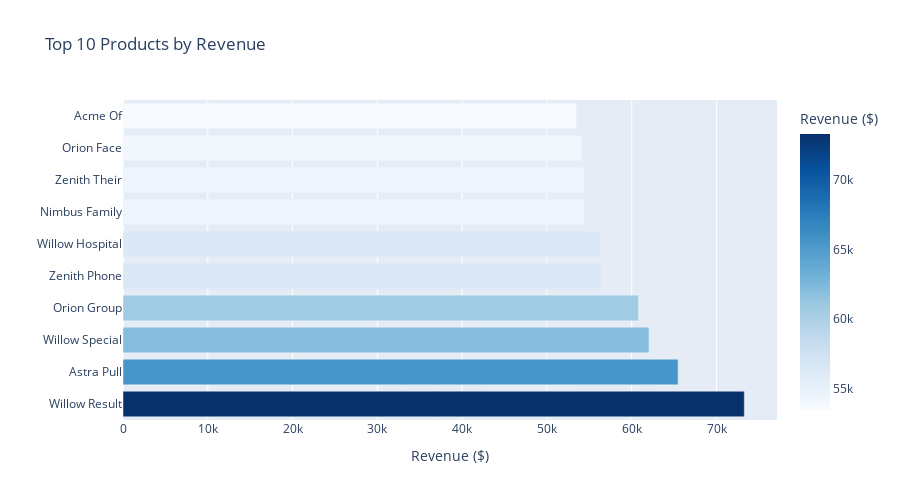

Notebook code for this chart:
### Code cell
# Visualize top 10 products
if not top10.empty and "product_name" in top10.columns and "revenue" in top10.columns:
    fig = px.bar(
        top10,
        x="revenue",
        y="product_name",
        orientation="h",
        title="Top 10 Products by Revenue",
        labels={"revenue": "Revenue ($)", "product_name": "Product"},
        color="revenue",
        color_continuous_scale="Blues"
    )
    fig.update_layout(height=500, showlegend=False)
    fig.update_xaxes(title="Revenue ($)")
    fig.update_yaxes(title="")
    fig.show()
else:
    print("No data available for Top 10 Products visualization.")

### Figure 1 — Plotly figure (JSON) as saved in the notebook; plotly's stock layout.template omitted (floating-point values rounded to 4 significant figures)
{"data": [{"hovertemplate": "Revenue ($)=%{marker.color}<br>Product=%{y}<extra></extra>", "legendgroup": "", "marker": {"color": [73280.0, 65470.0, 62030.0, 60780.0, 56420.0, 56310.0, 54410.0, 54400.0, 54110.0, 53490.0], "coloraxis": "coloraxis", "pattern": {"shape": ""}}, "name": "", "orientation": "h", "showlegend": false, "textposition": "auto", "type": "bar", "x": [73280.0, 65470.0, 62030.0, 60780.0, 56420.0, 56310.0, 54410.0, 54400.0, 54110.0, 53490.0], "xaxis": "x", "y": ["Willow Result", "Astra Pull", "Willow Special", "Orion Group", "Zenith Phone", "Willow Hospital", "Nimbus Family", "Zenith Their", "Orion Face", "Acme Of"], "yaxis": "y"}], "layout": {"barmode": "relative", "coloraxis": {"colorbar": {"title": {"text": "Revenue ($)"}}, "colorscale": [[0, "rgb(247,251,255)"], [0.125, "rgb(222,235,247)"], [0.25, "rgb(198,219,239)"], [0.375, "rgb(158,202,225)"], [0.5, "rgb(107,174,214)"], [0.625, "rgb(66,146,198)"], [0.75, "rgb(33,113,181)"], [0.875, "rgb(8,81,156)"], [1, "rgb(8,48,107)"]]}, "height": 500, "legend": {"tracegroupgap": 0}, "showlegend": false, "title": {"text": "Top 10 Products by Revenue"}, "xaxis": {"anchor": "y", "domain": [0, 1], "title": {"text": "Revenue ($)"}}, "yaxis": {"anchor": "x", "domain": [0, 1], "title": {"text": ""}}}}
